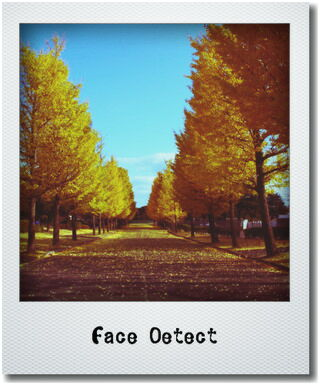
#> input picture tmp_endkhit, 320 x 385 px; its folder holds 4 pictures in this run; the run also reads 1 picture not shown here
$ jupyter execute --allow-errors OpticalFlow.ipynb   (shell and % lines are left out)   (older library calls are emulated)
#> lines starting #> are read from the running program, lines starting #| are printed output that depends on the picture
<a href="https://colab.research.google.com/github/aquapathos/openCVLesson/blob/master/OpticalFlow.ipynb" target="_parent"></a>

# オプティカルフローの実験

# 準備

1. まず，この notebook を一度最後まで実行して，実験の概要をつかみなさい．
2. サンプル画像 **ImageA.png** の代わりに各自画像を用意して実験をしてもらいます．
3. [MagicaVoxel](https://ephtracy.github.io/)で対象画像を作成しなさい．そのためにまずダウンロードし解凍しなさい．
4. MagicaVoxel を立ち上げ， Project の欄から好きなモデルを選びなさい．自作したり，ネット上のフリー素材を使ってもかまいません．
5.  右下のキューブをマウスで操作すると視点が変わります．
6. オブジェクトが画面の縦横の3分の１ぐらいのサイズなるようにし，ほぼ中央に来るようにしなさい．構図が決まったら，Renderモードにきりかえ，画像サイズを320 320 にしなさい．（手入力する）．

7. 影があるとオブジェクトを正しく切り出すのが難しくなるので，**Shadow** はオフに，空を含め，背景はオブジェクトより暗くなるように設定しなさい．（GROUND と SKY のカラーを暗い色に設定）．特に空を含める必要はない．
　わるい例
8. レンダリングが完了したら（青の横線がプログレスバー．右端まで行ったらレンダリング完了）カメラボタンを押して画像を保存しなさい．
9. サンプル画像 ImageA.png を削除し，自分の画像の名前を ImageA.png に書き換えて，左のファイルメニューでアップロードしなさい．
あるいはプログラムのファイル名のところを自分の画像のファイル名に合わせても構いません．

# 課題

1. 下のShi-Tomasi コーナー検出のプログラムで，自分の用意した画像に十分な数の追跡に適した特徴があることを確認しなさい．（もちろんレポートにも記載する）（特徴は10個程度以上あればよい）
2. Lucas-Kanade法によるオプティカルフロー追跡のプログラムのステップ数をさまざまに変化させて，並進運動（平行移動）と回転それぞれ，正しく追跡できる限界を見つけなさい．
3. ほぼ正しく追跡できる<font color='red'>$†$</font>限界の移動間隔（角度の場合は角度差）と結果の例 ，ほとんどの対応が間違ってしまう移動間隔（角度差）と結果の例，中間的な結果（いくつかは正しいが，いくつかは対応を間違っている）とその時の移動間隔（角度差）をレポートしなさい．（並進と角度両方）

　<font color='red'> $†$ 背景に地平線が含まれる場合で回転運動が水平線を横切るときには，オブジェクトと背景との交点にそれまでなかった特徴点が発生し対応を見失う．これは避けられないので，回転についてはそのような個所は評価の対象外とせよ．</font>

[cell 1]
import cv2
import requests
import tempfile
res = requests.get("https://user-images.githubusercontent.com/5820803/63912723-62aedc80-ca1d-11e9-9b1a-6fd509637ace.png")
with tempfile.NamedTemporaryFile(dir='./') as fp:
        fp.write(res.content)
        fp.file.seek(0)
        snap = cv2.imread(fp.name)
#> snap is the input picture: shape (385, 320, 3); mean B, G, R 135.8, 147.3, 151.1
cv2.imwrite('ImageA.png',snap)
#> Out = True

https://ephtracy.github.io/

[cell 2]
import numpy as np
import PIL.Image as Image
import matplotlib.pyplot as plt
from IPython.display import IFrame
from IPython.display import HTML
from IPython.display import display
from matplotlib.animation import FuncAnimation

# IPython.display アニメーションの定義
import matplotlib
matplotlib.rcParams['animation.embed_limit'] = 50 # アニメの容量制限を50MBにアップ

def makeAnimation(frames,step=1):
    fig = plt.figure(figsize=(frames[0].shape[1]/100, frames[0].shape[0]/100), dpi=100,frameon=False)
    ax = fig.add_axes([0.,0.,1.,1.])
    plt.axis('off')
    patch = plt.imshow(frames[0][:,:,::-1])

    def animate(i):
        patch.set_data(frames[i][:,:,::-1])

    anim = FuncAnimation(plt.gcf(), animate, frames=len(frames), interval=1000/(120.0/step))
    display(HTML(anim.to_jshtml()))

[cell 3]
base = cv2.imread("ImageA.png",1)
base_gray = cv2.cvtColor(base, cv2.COLOR_BGR2GRAY)
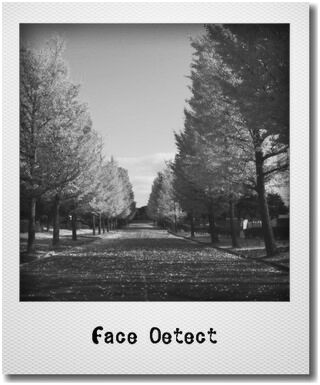
#> base_gray: shape (385, 320); min 0, max 255, mean 147.1
(h,w) = base_gray.shape
#> h = 385; w = 320
flag = (base_gray[h-1,w-1] < base_gray[0,0]) # 背景の濃度
#> flag = False
base0 = base[0,0] if flag else base[h-1,w-1]
#> base0 = [255, 255, 255]
gray0 = base_gray[0,0] if flag else base_gray[h-1,w-1]
#> gray0 = 255
display(Image.fromarray(base[:,:,::-1]))
print("図１　原画像")
ret,cimg = cv2.threshold(base_gray,gray0+5,255,cv2.THRESH_BINARY)
#> cimg: shape (385, 320); every value is 0
#> ret = 260
nLabels, labelImages, data, center = cv2.connectedComponentsWithStats(cimg)
#> labelImages: shape (385, 320) int32; every value is 0
#> nLabels = 1; data = [[0, 0, 320, 385, 123200]]; center = [[159.5, 192]]
bindex = np.argmax(data[:,4])
#> bindex = 0
limg = ((labelImages!=bindex)*255).astype(np.uint8)
imgEdge,contours,hierarchy = cv2.findContours(limg, 1, 2)
#> contours = []
#> (the rest of this cell did not finish here and is left out)

# Shi-Tomasi コーナー検出
この実験で用いるLucus-Kanade 法では，コーナーなどの追跡しやすい特徴点のみを追跡する． よい特徴として，Harris コーナーや，Shi-Tomasiのコーナーがよくつかわれる． OpenCV の goodFeaturesToTrack()関数は，Shi-Tomasiのコーナー検出が実装されている．

オプティカルフロー検出を試みる前に，goodFeaturesToTrack()でどのような箇所が検出されるか見ておこう．

[cell 4]
import requests
import tempfile

corners = cv2.goodFeaturesToTrack(base_gray,25,0.01,10)
#> corners = 25 rows, first 8: [181, 332], [132, 335], [211, 328], [100, 335], [204, 339], [166, 335], [120, 340], [189, 340]
corners = np.int0(corners)

gray = cv2.cvtColor(base_gray,cv2.COLOR_GRAY2BGR)
for i in corners:
    x,y = i.ravel()
    cv2.circle(gray,(x,y),3,(0,0,255),-1)
#> this loop made 25 passes
#> (x, y) on passes 1 to 12: (181, 332), (132, 335), (211, 328), (100, 335), (204, 339), (166, 335), (120, 340), (189, 340), (216, 341), (110, 338), (20, 300), (288, 300)
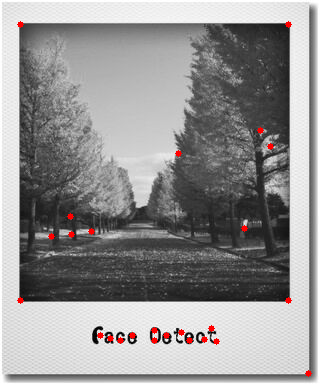
#> gray: shape (385, 320, 3); mean B, G, R 146.4, 146.4, 147.9

display(Image.fromarray(gray[:,:,::-1]))
print("図３　Good Features = Shi-Tomasiコーナー")

<font color='red'>もし，良い特徴の数が少ないようであれば，入力図形を変更すること．</font>

# 疑似動画生成１　並進運動

[cell 5]
movie = []
bimg = np.zeros((320,640,3),np.uint8)
for line in range(bimg.shape[0]): # 背景を作る
    bimg[line,:] = base[line,0]
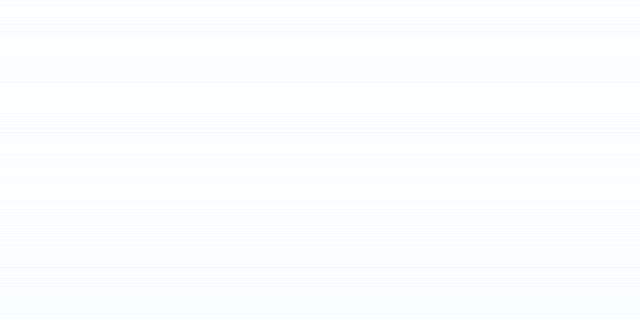
#> bimg: shape (320, 640, 3); mean B, G, R 254.6, 254.3, 250.9
#> (the rest of this cell did not finish here and is left out)

# 疑似動画生成２　回転運動

#> (a cell that did not finish here is left out)

# Lucas-Kade法によるオプティカルフロー追跡
## 並進移動の場合

[cell 7]
# params for ShiTomasi corner detection
feature_params = dict( maxCorners = 30,
                       qualityLevel = 0.01,
                       minDistance = 9,
                       blockSize = 3 )
# Parameters for lucas kanade optical flow
lk_params = dict( winSize  = (10,10),
                  maxLevel = 5,
                  criteria = (cv2.TERM_CRITERIA_MAX_ITER|cv2.TERM_CRITERIA_EPS | cv2.TERM_CRITERIA_COUNT, 20,.05))
#> lk_params = {'winSize': (10, 10), 'maxLevel': 5, 'criteria': (3, 20, 0.05)}
# Create some random colors
color = np.random.randint(0,255,(100,3))
# Take first frame and find corners in it

def showOF(anim,step=1):
    old_frame = anim[0]
    old_gray = cv2.cvtColor(old_frame, cv2.COLOR_BGR2GRAY)
    p0 = cv2.goodFeaturesToTrack(old_gray, mask = None, **feature_params)
    # Create a mask image for drawing purposes
    mask = np.zeros_like(old_frame)

    frames = []
    for i in range(step,len(anim),step):
        frame = anim[i]
        frame_gray = cv2.cvtColor(frame, cv2.COLOR_BGR2GRAY)
        # calculate optical flow
        p1, st, err = cv2.calcOpticalFlowPyrLK(old_gray, frame_gray, p0, None, **lk_params)
        # Select good points
        good_new = p1[st==1]
        good_old = p0[st==1]
        # draw the tracks
        for i,(new,old) in enumerate(zip(good_new,good_old)):
            a,b = new.ravel()
            c,d = old.ravel()
            mask = cv2.line(mask, (a,b),(c,d), color[i].tolist(), 2)
            # frame = cv2.circle(frame,(a,b),5,color[i].tolist(),-1)
        img = cv2.add(frame,mask)
        frames.append(img)
        # Now update the previous frame and previous points
        old_gray = frame_gray.copy()
        p0 = good_new.reshape(-1,1,2)

    # 動画表示
    makeAnimation(frames=frames,step=step) #
